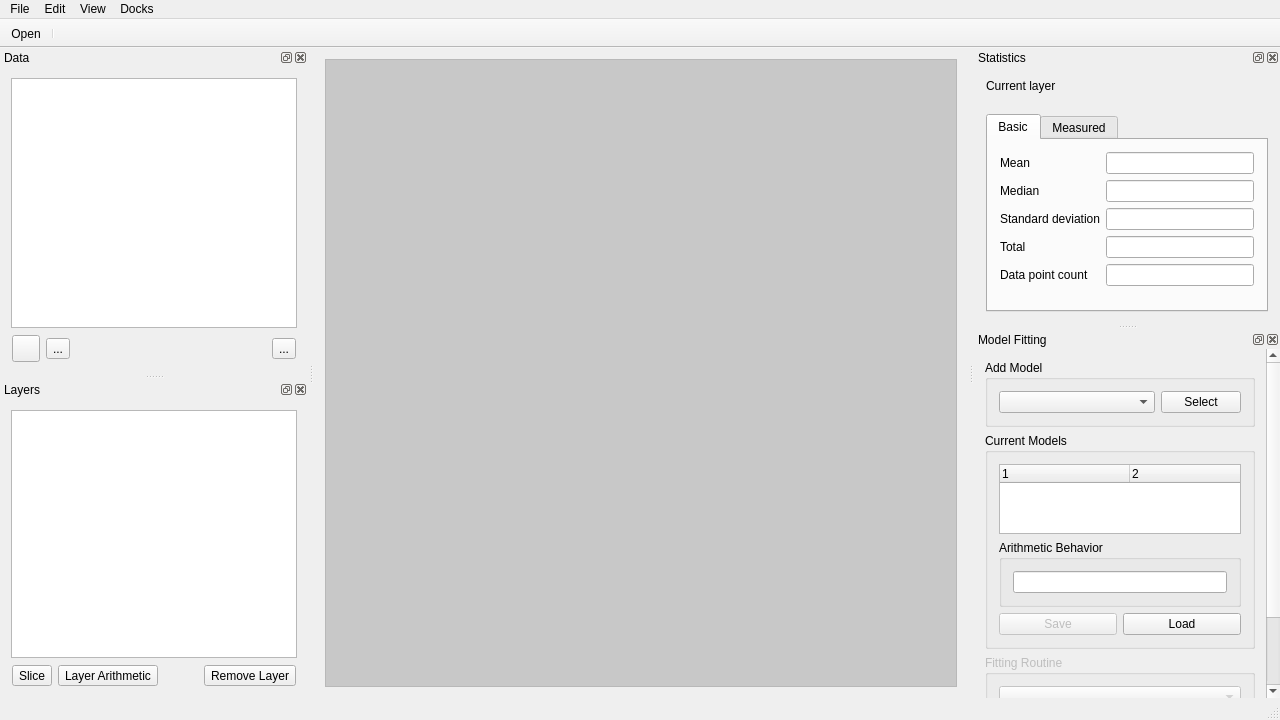
<?xml version="1.0" encoding="UTF-8"?>
<ui version="4.0">
 <class>MainWindow</class>
 <widget class="QMainWindow" name="MainWindow">
  <property name="geometry">
   <rect>
    <x>0</x>
    <y>0</y>
    <width>1280</width>
    <height>720</height>
   </rect>
  </property>
  <property name="minimumSize">
   <size>
    <width>640</width>
    <height>480</height>
   </size>
  </property>
  <property name="windowTitle">
   <string>SpecViz</string>
  </property>
  <property name="dockOptions">
   <set>QMainWindow::AllowTabbedDocks|QMainWindow::AnimatedDocks</set>
  </property>
  <widget class="QWidget" name="centralWidget">
   <layout class="QGridLayout" name="gridLayout">
    <item row="0" column="0">
     <widget class="QMdiArea" name="mdiArea">
      <property name="frameShape">
       <enum>QFrame::StyledPanel</enum>
      </property>
      <property name="frameShadow">
       <enum>QFrame::Plain</enum>
      </property>
      <property name="lineWidth">
       <number>2</number>
      </property>
      <property name="background">
       <brush brushstyle="SolidPattern">
        <color alpha="255">
         <red>200</red>
         <green>200</green>
         <blue>200</blue>
        </color>
       </brush>
      </property>
     </widget>
    </item>
   </layout>
  </widget>
  <widget class="QMenuBar" name="menuBar">
   <property name="geometry">
    <rect>
     <x>0</x>
     <y>0</y>
     <width>1280</width>
     <height>22</height>
    </rect>
   </property>
   <widget class="QMenu" name="menuFile">
    <property name="title">
     <string>File</string>
    </property>
    <addaction name="actionOpen"/>
    <addaction name="separator"/>
    <addaction name="actionExit"/>
   </widget>
   <widget class="QMenu" name="menuEdit">
    <property name="title">
     <string>Edit</string>
    </property>
   </widget>
   <widget class="QMenu" name="menuView">
    <property name="title">
     <string>View</string>
    </property>
   </widget>
   <widget class="QMenu" name="menuDocks">
    <property name="title">
     <string>Docks</string>
    </property>
   </widget>
   <addaction name="menuFile"/>
   <addaction name="menuEdit"/>
   <addaction name="menuView"/>
   <addaction name="menuDocks"/>
  </widget>
  <widget class="QToolBar" name="mainToolBar">
   <property name="movable">
    <bool>false</bool>
   </property>
   <property name="floatable">
    <bool>false</bool>
   </property>
   <attribute name="toolBarArea">
    <enum>TopToolBarArea</enum>
   </attribute>
   <attribute name="toolBarBreak">
    <bool>false</bool>
   </attribute>
   <addaction name="actionOpen"/>
   <addaction name="separator"/>
  </widget>
  <widget class="QStatusBar" name="statusBar"/>
  <widget class="QDockWidget" name="dockWidget">
   <property name="minimumSize">
    <size>
     <width>176</width>
     <height>267</height>
    </size>
   </property>
   <property name="floating">
    <bool>false</bool>
   </property>
   <property name="windowTitle">
    <string notr="true">Data</string>
   </property>
   <attribute name="dockWidgetArea">
    <number>1</number>
   </attribute>
   <widget class="QWidget" name="dockWidgetContents">
    <layout class="QVBoxLayout" name="verticalLayout_3">
     <item>
      <widget class="QListWidget" name="listWidget"/>
     </item>
     <item>
      <layout class="QHBoxLayout" name="horizontalLayout_2">
       <property name="leftMargin">
        <number>1</number>
       </property>
       <property name="topMargin">
        <number>1</number>
       </property>
       <property name="rightMargin">
        <number>1</number>
       </property>
       <property name="bottomMargin">
        <number>1</number>
       </property>
       <item>
        <widget class="QToolButton" name="toolButton_3">
         <property name="toolTip">
          <string>Create new plot window from data</string>
         </property>
         <property name="text">
          <string/>
         </property>
         <property name="icon">
          <iconset>
           <normalon>:/img/Template-50.png</normalon>
          </iconset>
         </property>
         <property name="iconSize">
          <size>
           <width>20</width>
           <height>20</height>
          </size>
         </property>
        </widget>
       </item>
       <item>
        <widget class="QToolButton" name="toolButton_2">
         <property name="toolTip">
          <string>Add data to current plot window</string>
         </property>
         <property name="text">
          <string>...</string>
         </property>
         <property name="icon">
          <iconset>
           <normalon>:/img/Change Theme-50.png</normalon>
          </iconset>
         </property>
         <property name="iconSize">
          <size>
           <width>20</width>
           <height>20</height>
          </size>
         </property>
        </widget>
       </item>
       <item>
        <spacer name="horizontalSpacer">
         <property name="orientation">
          <enum>Qt::Horizontal</enum>
         </property>
         <property name="sizeHint" stdset="0">
          <size>
           <width>40</width>
           <height>20</height>
          </size>
         </property>
        </spacer>
       </item>
       <item>
        <widget class="QToolButton" name="dataRemoveButton">
         <property name="toolTip">
          <string>Remove selected data</string>
         </property>
         <property name="text">
          <string>...</string>
         </property>
         <property name="icon">
          <iconset>
           <normalon>:/img/Delete-48.png</normalon>
          </iconset>
         </property>
         <property name="iconSize">
          <size>
           <width>20</width>
           <height>20</height>
          </size>
         </property>
        </widget>
       </item>
      </layout>
     </item>
    </layout>
   </widget>
  </widget>
  <widget class="QDockWidget" name="dockWidget_2">
   <property name="sizePolicy">
    <sizepolicy hsizetype="Preferred" vsizetype="Minimum">
     <horstretch>0</horstretch>
     <verstretch>0</verstretch>
    </sizepolicy>
   </property>
   <property name="windowTitle">
    <string notr="true">Statistics</string>
   </property>
   <attribute name="dockWidgetArea">
    <number>2</number>
   </attribute>
   <widget class="QWidget" name="dockWidgetContents_2">
    <layout class="QVBoxLayout" name="verticalLayout_7">
     <property name="spacing">
      <number>5</number>
     </property>
     <property name="leftMargin">
      <number>12</number>
     </property>
     <property name="topMargin">
      <number>12</number>
     </property>
     <property name="rightMargin">
      <number>12</number>
     </property>
     <property name="bottomMargin">
      <number>12</number>
     </property>
     <item>
      <widget class="QLabel" name="currentLayerLabel">
       <property name="sizePolicy">
        <sizepolicy hsizetype="Preferred" vsizetype="Fixed">
         <horstretch>0</horstretch>
         <verstretch>0</verstretch>
        </sizepolicy>
       </property>
       <property name="minimumSize">
        <size>
         <width>0</width>
         <height>30</height>
        </size>
       </property>
       <property name="frameShape">
        <enum>QFrame::NoFrame</enum>
       </property>
       <property name="text">
        <string>Current layer</string>
       </property>
       <property name="alignment">
        <set>Qt::AlignLeading|Qt::AlignLeft|Qt::AlignTop</set>
       </property>
      </widget>
     </item>
     <item>
      <widget class="QTabWidget" name="tabWidget">
       <property name="currentIndex">
        <number>0</number>
       </property>
       <widget class="QWidget" name="basicTab">
        <attribute name="title">
         <string>Basic</string>
        </attribute>
        <layout class="QVBoxLayout" name="verticalLayout_10">
         <item>
          <layout class="QFormLayout" name="formLayout_2">
           <property name="leftMargin">
            <number>1</number>
           </property>
           <property name="topMargin">
            <number>1</number>
           </property>
           <property name="rightMargin">
            <number>1</number>
           </property>
           <property name="bottomMargin">
            <number>1</number>
           </property>
           <item row="0" column="0">
            <widget class="QLabel" name="meanLabel">
             <property name="text">
              <string>Mean</string>
             </property>
            </widget>
           </item>
           <item row="0" column="1">
            <widget class="QLineEdit" name="meanLineEdit">
             <property name="readOnly">
              <bool>true</bool>
             </property>
            </widget>
           </item>
           <item row="1" column="0">
            <widget class="QLabel" name="medianLabel">
             <property name="text">
              <string>Median</string>
             </property>
            </widget>
           </item>
           <item row="1" column="1">
            <widget class="QLineEdit" name="medianLineEdit">
             <property name="readOnly">
              <bool>true</bool>
             </property>
            </widget>
           </item>
           <item row="2" column="0">
            <widget class="QLabel" name="standardDeviationLabel">
             <property name="text">
              <string>Standard deviation</string>
             </property>
            </widget>
           </item>
           <item row="2" column="1">
            <widget class="QLineEdit" name="standardDeviationLineEdit">
             <property name="readOnly">
              <bool>true</bool>
             </property>
            </widget>
           </item>
           <item row="3" column="0">
            <widget class="QLabel" name="totalLabel">
             <property name="text">
              <string>Total</string>
             </property>
            </widget>
           </item>
           <item row="3" column="1">
            <widget class="QLineEdit" name="totalLineEdit">
             <property name="readOnly">
              <bool>true</bool>
             </property>
            </widget>
           </item>
           <item row="4" column="0">
            <widget class="QLabel" name="dataPointCountLabel">
             <property name="text">
              <string>Data point count</string>
             </property>
            </widget>
           </item>
           <item row="4" column="1">
            <widget class="QLineEdit" name="dataPointCountLineEdit">
             <property name="readOnly">
              <bool>true</bool>
             </property>
            </widget>
           </item>
          </layout>
         </item>
        </layout>
       </widget>
       <widget class="QWidget" name="measuredTab">
        <attribute name="title">
         <string>Measured</string>
        </attribute>
        <layout class="QVBoxLayout" name="verticalLayout_9">
         <item>
          <layout class="QFormLayout" name="formLayout">
           <property name="leftMargin">
            <number>1</number>
           </property>
           <property name="topMargin">
            <number>1</number>
           </property>
           <property name="rightMargin">
            <number>1</number>
           </property>
           <property name="bottomMargin">
            <number>1</number>
           </property>
           <item row="0" column="0">
            <widget class="QLabel" name="equivalentWidthLabel">
             <property name="text">
              <string>Equivalent width</string>
             </property>
            </widget>
           </item>
           <item row="0" column="1">
            <widget class="QLineEdit" name="equivalentWidthLineEdit">
             <property name="readOnly">
              <bool>true</bool>
             </property>
            </widget>
           </item>
           <item row="1" column="0">
            <widget class="QLabel" name="centroidLabel">
             <property name="enabled">
              <bool>false</bool>
             </property>
             <property name="text">
              <string>Centroid</string>
             </property>
            </widget>
           </item>
           <item row="1" column="1">
            <widget class="QLineEdit" name="centroidLineEdit">
             <property name="enabled">
              <bool>false</bool>
             </property>
             <property name="readOnly">
              <bool>true</bool>
             </property>
            </widget>
           </item>
          </layout>
         </item>
        </layout>
       </widget>
      </widget>
     </item>
    </layout>
   </widget>
  </widget>
  <widget class="QDockWidget" name="dockWidget_3">
   <property name="windowTitle">
    <string>Layers</string>
   </property>
   <attribute name="dockWidgetArea">
    <number>1</number>
   </attribute>
   <widget class="QWidget" name="dockWidgetContents_3">
    <layout class="QVBoxLayout" name="verticalLayout">
     <item>
      <widget class="QTreeWidget" name="treeWidget_2">
       <property name="animated">
        <bool>false</bool>
       </property>
       <property name="headerHidden">
        <bool>true</bool>
       </property>
       <column>
        <property name="text">
         <string notr="true">1</string>
        </property>
       </column>
      </widget>
     </item>
     <item>
      <layout class="QHBoxLayout" name="horizontalLayout_3">
       <property name="leftMargin">
        <number>1</number>
       </property>
       <property name="topMargin">
        <number>1</number>
       </property>
       <property name="rightMargin">
        <number>1</number>
       </property>
       <property name="bottomMargin">
        <number>1</number>
       </property>
       <item>
        <widget class="QToolButton" name="toolButton_6">
         <property name="toolTip">
          <string>Slice the current layer with active ROIs to create a new layer</string>
         </property>
         <property name="text">
          <string>Slice</string>
         </property>
         <property name="icon">
          <iconset>
           <normalon>:/img/Stanley Knife-48.png</normalon>
          </iconset>
         </property>
         <property name="iconSize">
          <size>
           <width>20</width>
           <height>20</height>
          </size>
         </property>
        </widget>
       </item>
       <item>
        <widget class="QToolButton" name="arithmeticToolButton">
         <property name="toolTip">
          <string>Perform layer arithmetic</string>
         </property>
         <property name="text">
          <string>Layer Arithmetic</string>
         </property>
         <property name="icon">
          <iconset>
           <normaloff>:/Math-48.png</normaloff>
           <normalon>:/img/Math-48.png</normalon>:/Math-48.png</iconset>
         </property>
         <property name="iconSize">
          <size>
           <width>20</width>
           <height>20</height>
          </size>
         </property>
        </widget>
       </item>
       <item>
        <spacer name="horizontalSpacer_2">
         <property name="orientation">
          <enum>Qt::Horizontal</enum>
         </property>
         <property name="sizeHint" stdset="0">
          <size>
           <width>40</width>
           <height>20</height>
          </size>
         </property>
        </spacer>
       </item>
       <item>
        <widget class="QToolButton" name="layerRemoveButton">
         <property name="toolTip">
          <string>Remove selected layer</string>
         </property>
         <property name="text">
          <string>Remove Layer</string>
         </property>
         <property name="icon">
          <iconset>
           <normalon>:/img/Delete-48.png</normalon>
          </iconset>
         </property>
         <property name="iconSize">
          <size>
           <width>20</width>
           <height>20</height>
          </size>
         </property>
        </widget>
       </item>
      </layout>
     </item>
    </layout>
   </widget>
  </widget>
  <widget class="QDockWidget" name="dockWidget_4">
   <property name="minimumSize">
    <size>
     <width>76</width>
     <height>98</height>
    </size>
   </property>
   <property name="features">
    <set>QDockWidget::AllDockWidgetFeatures</set>
   </property>
   <property name="windowTitle">
    <string>Model Fitting</string>
   </property>
   <attribute name="dockWidgetArea">
    <number>2</number>
   </attribute>
   <widget class="QWidget" name="dockWidgetContents_4">
    <layout class="QVBoxLayout" name="verticalLayout_2">
     <property name="leftMargin">
      <number>0</number>
     </property>
     <property name="topMargin">
      <number>0</number>
     </property>
     <property name="rightMargin">
      <number>0</number>
     </property>
     <property name="bottomMargin">
      <number>0</number>
     </property>
     <item>
      <widget class="QScrollArea" name="scrollArea">
       <property name="frameShape">
        <enum>QFrame::NoFrame</enum>
       </property>
       <property name="frameShadow">
        <enum>QFrame::Plain</enum>
       </property>
       <property name="lineWidth">
        <number>0</number>
       </property>
       <property name="widgetResizable">
        <bool>true</bool>
       </property>
       <widget class="QWidget" name="scrollAreaWidgetContents">
        <property name="geometry">
         <rect>
          <x>0</x>
          <y>-152</y>
          <width>306</width>
          <height>476</height>
         </rect>
        </property>
        <layout class="QVBoxLayout" name="verticalLayout_8">
         <item>
          <widget class="QGroupBox" name="groupBox">
           <property name="title">
            <string>Add Model</string>
           </property>
           <layout class="QHBoxLayout" name="horizontalLayout">
            <item>
             <widget class="QComboBox" name="modelsComboBox">
              <property name="sizePolicy">
               <sizepolicy hsizetype="Preferred" vsizetype="Fixed">
                <horstretch>1</horstretch>
                <verstretch>0</verstretch>
               </sizepolicy>
              </property>
             </widget>
            </item>
            <item>
             <widget class="QPushButton" name="addModelButton">
              <property name="text">
               <string>Select</string>
              </property>
             </widget>
            </item>
           </layout>
          </widget>
         </item>
         <item>
          <widget class="QGroupBox" name="groupBox_3">
           <property name="title">
            <string>Current Models</string>
           </property>
           <layout class="QVBoxLayout" name="verticalLayout_4">
            <item>
             <widget class="QTreeWidget" name="treeWidget">
              <property name="allColumnsShowFocus">
               <bool>false</bool>
              </property>
              <property name="headerHidden">
               <bool>false</bool>
              </property>
              <property name="columnCount">
               <number>2</number>
              </property>
              <attribute name="headerVisible">
               <bool>true</bool>
              </attribute>
              <attribute name="headerCascadingSectionResizes">
               <bool>false</bool>
              </attribute>
              <attribute name="headerDefaultSectionSize">
               <number>130</number>
              </attribute>
              <column>
               <property name="text">
                <string notr="true">1</string>
               </property>
              </column>
              <column>
               <property name="text">
                <string notr="true">2</string>
               </property>
              </column>
             </widget>
            </item>
            <item>
             <widget class="QGroupBox" name="groupBox_4">
              <property name="title">
               <string>Arithmetic Behavior</string>
              </property>
              <layout class="QVBoxLayout" name="verticalLayout_5">
               <item>
                <widget class="QLineEdit" name="lineEdit"/>
               </item>
              </layout>
             </widget>
            </item>
            <item>
             <layout class="QHBoxLayout" name="horizontalLayout_5">
              <item>
               <widget class="QPushButton" name="saveModelButton">
                <property name="enabled">
                 <bool>false</bool>
                </property>
                <property name="text">
                 <string>Save</string>
                </property>
               </widget>
              </item>
              <item>
               <widget class="QPushButton" name="loadModelButton">
                <property name="text">
                 <string>Load</string>
                </property>
               </widget>
              </item>
             </layout>
            </item>
           </layout>
          </widget>
         </item>
         <item>
          <widget class="QGroupBox" name="fittingRoutinesGroupBox">
           <property name="enabled">
            <bool>false</bool>
           </property>
           <property name="title">
            <string>Fitting Routine</string>
           </property>
           <layout class="QVBoxLayout" name="verticalLayout_6">
            <item>
             <widget class="QComboBox" name="fittingRoutinesComboBox"/>
            </item>
            <item>
             <widget class="QPushButton" name="fitModelLayerButton">
              <property name="text">
               <string>Perform Fit</string>
              </property>
             </widget>
            </item>
           </layout>
          </widget>
         </item>
         <item>
          <layout class="QHBoxLayout" name="horizontalLayout_4">
           <item>
            <widget class="QPushButton" name="createModelLayerButton">
             <property name="text">
              <string>Create Layer</string>
             </property>
            </widget>
           </item>
           <item>
            <widget class="QPushButton" name="updateModelLayerButton">
             <property name="text">
              <string>Update Layer</string>
             </property>
            </widget>
           </item>
          </layout>
         </item>
        </layout>
       </widget>
      </widget>
     </item>
    </layout>
   </widget>
  </widget>
  <action name="actionOpen">
   <property name="icon">
    <iconset resource="icon_resource.qrc">
     <normaloff>:/img/Open Folder-48.png</normaloff>:/img/Open Folder-48.png</iconset>
   </property>
   <property name="text">
    <string>Open</string>
   </property>
  </action>
  <action name="actionExit">
   <property name="text">
    <string>Exit</string>
   </property>
  </action>
  <action name="actionRemove">
   <property name="text">
    <string>Remove</string>
   </property>
   <property name="toolTip">
    <string>Removes the selected layer</string>
   </property>
  </action>
  <action name="actionChange_Color">
   <property name="text">
    <string>Change Color</string>
   </property>
   <property name="toolTip">
    <string>Change the line color selected layer</string>
   </property>
  </action>
 </widget>
 <layoutdefault spacing="6" margin="11"/>
 <resources>
  <include location="icon_resource.qrc"/>
 </resources>
 <connections/>
</ui>
